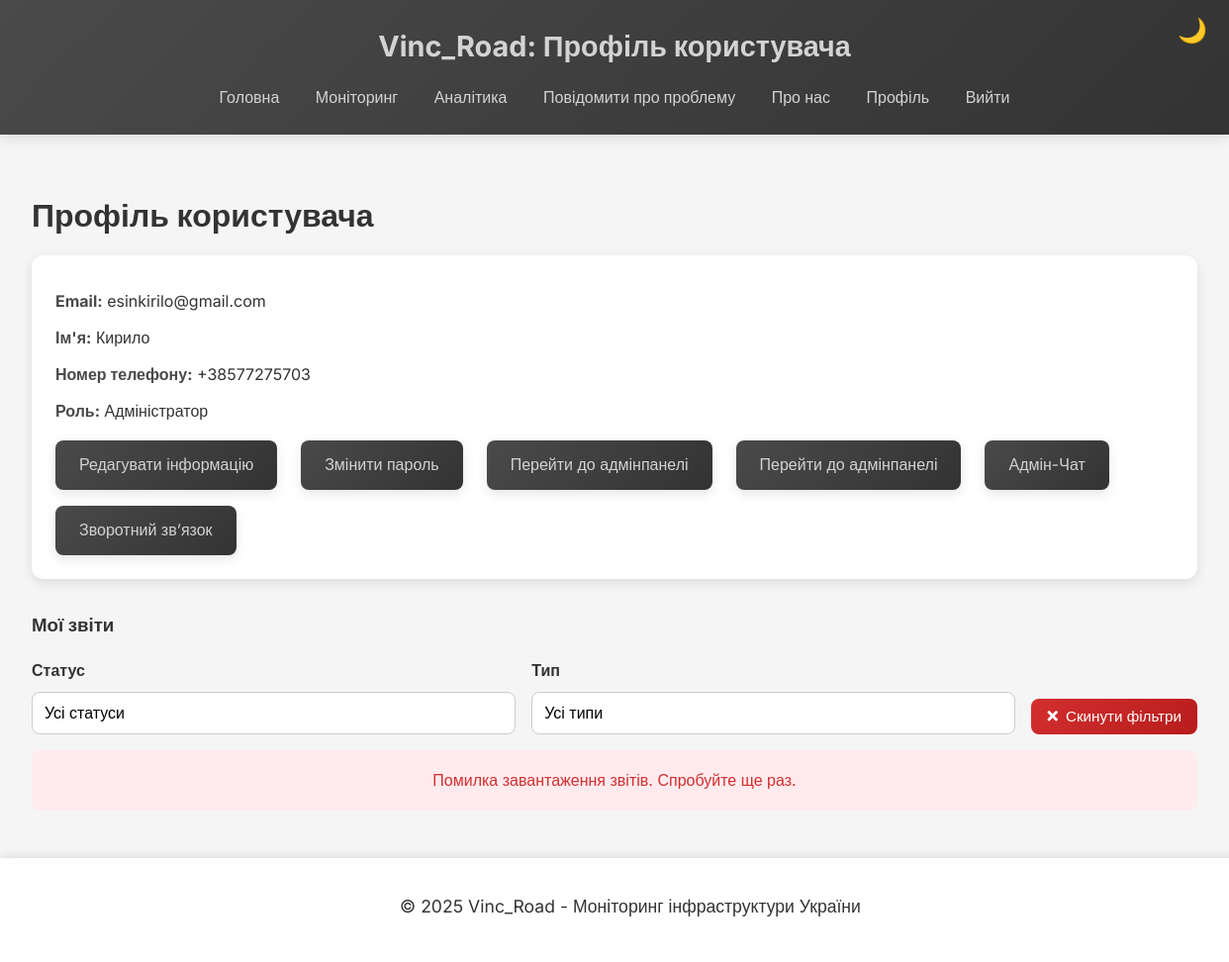
The page /php/profile.php (signed in) on the database its author committed.
### tables this page shows
CREATE TABLE `users` (
  `id` int(11) NOT NULL,
  `email` varchar(255) NOT NULL,
  `password_hash` varchar(255) NOT NULL,
  `role` enum('admin','moderator','user') DEFAULT 'user',
  `name` varchar(100) DEFAULT NULL,
  `phone` varchar(20) DEFAULT NULL
);

### include/auth.php (called while the page is built, shortened)
<?php
function isLoggedIn() {
    return isset($_SESSION['user_id']);
}
function isAdmin() {
    return isLoggedIn() && isset($_SESSION['role']) && $_SESSION['role'] === 'admin';
}
function isModerator() {
    return isLoggedIn() && isset($_SESSION['role']) && ($_SESSION['role'] === 'moderator' || $_SESSION['role'] === 'admin');
}
?>

### php/profile.php (the view, shortened to what this page needs)
<?php
require_once '../includes/auth.php';
$conn = getDbConnection();
$user_id = $_SESSION['user_id'];
$stmt = $conn->prepare("SELECT email, name, phone, role FROM users WHERE id = ?");
$stmt->bind_param("i", $user_id);
if (!$stmt->execute()) {
    $error = "Помилка отримання даних користувача: " . $stmt->error;
}
$user = $stmt->get_result()->fetch_assoc();
$roles = [
    'admin' => 'Адміністратор',
    'moderator' => 'Модератор',
    'user' => 'Користувач'
];
?>
<!DOCTYPE html>
<html lang="uk">
<head>
    <link rel="stylesheet" href="../css/common.css">
    <link rel="stylesheet" href="../css/profile.css">
    <link rel="stylesheet" href="../css/admin_chat.css">
    <link rel="stylesheet" href="https://cdnjs.cloudflare.com/ajax/libs/font-awesome/5.15.4/css/all.min.css">
    <link rel="stylesheet" href="../css/responsive.css">
</head>
<body>
    <button id="theme-toggle" class="theme-toggle">🌙</button>
    <header>
        <h1>Vinc_Road: Профіль користувача</h1>
        <nav>
            <a href="index.php">Головна</a>
            <a href="monitor.php">Моніторинг</a>
            <a href="analytics.php">Аналітика</a>
            <a href="report.php">Повідомити про проблему</a>
            <a href="about.php">Про нас</a>
            <a href="profile.php">Профіль</a>
            <a href="logout.php">Вийти</a>
        </nav>
    </header>
    <main>
        <section>
            <h2>Профіль користувача</h2>
            <div class="profile-info">
                <p><strong>Email:</strong> <?php echo htmlspecialchars($user['email']); ?></p>
                <p><strong>Ім'я:</strong> <?php echo htmlspecialchars($user['name'] ?? 'Не вказано'); ?></p>
                <p><strong>Номер телефону:</strong> <?php echo htmlspecialchars($user['phone'] ?? 'Не вказано'); ?></p>
                <p><strong>Роль:</strong> <?php echo htmlspecialchars($roles[$user['role']] ?? 'Користувач'); ?></p>
                <div class="profile-actions">
                    <a href="#" class="action-btn" data-form="edit-info">Редагувати інформацію</a>
                    <a href="#" class="action-btn" data-form="change-password">Змінити пароль</a>
                    <?php if (isAdmin()): ?>
                        <a href="admin.php" class="action-btn admin-btn">Перейти до адмінпанелі</a>
                    <?php endif; ?>
                    <?php if (isModerator()): ?>
                        <a href="admin.php" class="action-btn admin-btn">Перейти до адмінпанелі</a>
                    <?php endif; ?>
                    <?php if (isModerator()): ?>
                        <a href="admin_chat.php" class="action-btn admin-chat-btn">
                            Адмін-Чат
                        </a>
                    <?php endif; ?>
                    <a href="feedback.php" class="action-btn feedback-btn">
                        Зворотний зв’язок
                    </a>
                </div>
            </div>
            <h3>Мої звіти</h3>
            <form class="filter-form" id="filter-form">
                <div class="form-group">
                    <label for="status">Статус</label>
                    <select name="status" id="status">
                        <option value="">Усі статуси</option>
                    </select>
                </div>
                <div class="form-group">
                    <label for="type">Тип</label>
                    <select name="type" id="type">
                        <option value="">Усі типи</option>
                    </select>
                </div>
                <button type="button" class="reset-filters"><i class="fas fa-times"></i> Скинути фільтри</button>
            </form>
            <div id="reports-container">
            </div>
        </section>
    </main>
    <footer>
        <p>© 2025 Vinc_Road - Моніторинг інфраструктури України</p>
    </footer>
</body>
</html>

### css/common.css (style rules this page uses)
:root { --primary-color: #4a4a4a; --accent-color: #d3d3d3; --background-light: #f5f5f5; --background-dark: #1c2526; --text-light: #333333; --text-dark: #e0e0e0; --card-bg-light: #ffffff; --card-bg-dark: #2f2f2f; --shadow: 0 4px 12px rgba(0, 0, 0, 0.1); --transition: all 0.3s ease; }
body { font-family: 'Inter', sans-serif; margin: 0; padding: 0; line-height: 1.6; color: var(--text-light); background-color: var(--background-light); display: flex; flex-direction: column; min-height: 100vh; transition: var(--transition); }
header { background: linear-gradient(135deg, var(--primary-color), #333333); color: var(--accent-color); padding: 1.5rem; text-align: center; box-shadow: var(--shadow); }
header h1 { margin: 0; font-size: 1.8rem; font-weight: 700; }
nav { margin-top: 1rem; }
nav a { color: var(--accent-color); margin: 0 1rem; text-decoration: none; font-weight: 500; transition: var(--transition); }
main { max-width: 1200px; margin: 0 auto; padding: 2rem; flex: 1 0 auto; }
footer { background-color: var(--card-bg-light); text-align: center; padding: 1rem; width: 100%; flex-shrink: 0; box-shadow: 0 -2px 8px rgba(0, 0, 0, 0.1); }
.theme-toggle { position: fixed; top: 1rem; right: 1rem; background: none; border: none; font-size: 1.5rem; cursor: pointer; color: var(--accent-color); transition: var(--transition); }

### css/profile.css (style rules this page uses)
.profile-info { margin-bottom: 2rem; padding: 1.5rem; background: var(--card-bg-light); border-radius: 12px; box-shadow: var(--shadow); }
.profile-info p { margin: 0.5rem 0; font-size: 1rem; color: var(--text-light); }
.profile-info p strong { color: var(--primary-color); }
.profile-actions { display: flex; gap: 1rem; flex-wrap: wrap; margin-top: 1rem; }
.profile-actions .action-btn { display: inline-block; padding: 0.75rem 1.5rem; border-radius: 8px; text-decoration: none; font-size: 1rem; transition: var(--transition); background: linear-gradient(135deg, var(--primary-color), #333333); color: var(--accent-color); box-shadow: var(--shadow); }
.form-group { display: flex; flex-direction: column; gap: 0.5rem; }
.form-group label { font-weight: 600; color: var(--text-light); }
.form-group input, .form-group select, .form-group textarea { width: 100%; padding: 0.75rem; border-radius: 8px; border: 1px solid #ccc; background: #ffffff; font-size: 1rem; transition: var(--transition); }
select { background-repeat: no-repeat; background-position: right 0.75rem center; background-size: 1rem; padding-right: 2rem; -webkit-appearance: none; -moz-appearance: none; appearance: none; cursor: pointer; }
.filter-form { display: flex; gap: 1rem; margin-bottom: 1rem; flex-wrap: wrap; align-items: flex-end; }
.filter-form .form-group { flex: 1; min-width: 150px; }
.reset-filters { padding: 0.6rem 1rem; border-radius: 8px; background: linear-gradient(135deg, #d32f2f, #b71c1c); color: #ffffff; border: none; font-weight: 500; cursor: pointer; transition: var(--transition); display: flex; align-items: center; gap: 0.5rem; font-size: 0.95rem; }
.action-btn { display: inline-block; padding: 0.5rem 1rem; border-radius: 8px; text-decoration: none; font-size: 0.9rem; transition: var(--transition); margin-right: 0.5rem; }
.action-btn:not(.delete-btn) { background: linear-gradient(135deg, var(--primary-color), #333333); color: var(--accent-color); }

### css/admin_chat.css (style rules this page uses)
p { font-size: 1.1rem; line-height: 1.8; margin-bottom: 1.5rem; color: var(--text-light); }
h2 { color: #333; font-weight: 700; margin-bottom: 1rem; font-size: 2rem; line-height: 1.5; }

### css/responsive.css (style rules this page uses)
:root { --primary-color: #4a4a4a; --accent-color: #d3d3d3; --background-light: #f5f5f5; --background-dark: #1c2526; --text-light: #333333; --text-dark: #e0e0e0; --card-bg-light: #ffffff; --card-bg-dark: #2f2f2f; --shadow: 0 4px 12px rgba(0, 0, 0, 0.1); --transition: all 0.3s ease; }
@media (min-width: 1025px) { main { max-width: 1400px; } }

### rows shown on the page
users: email "esinkirilo@gmail.com", name "Кирило", phone "+38577275703", role "Адміністратор"
